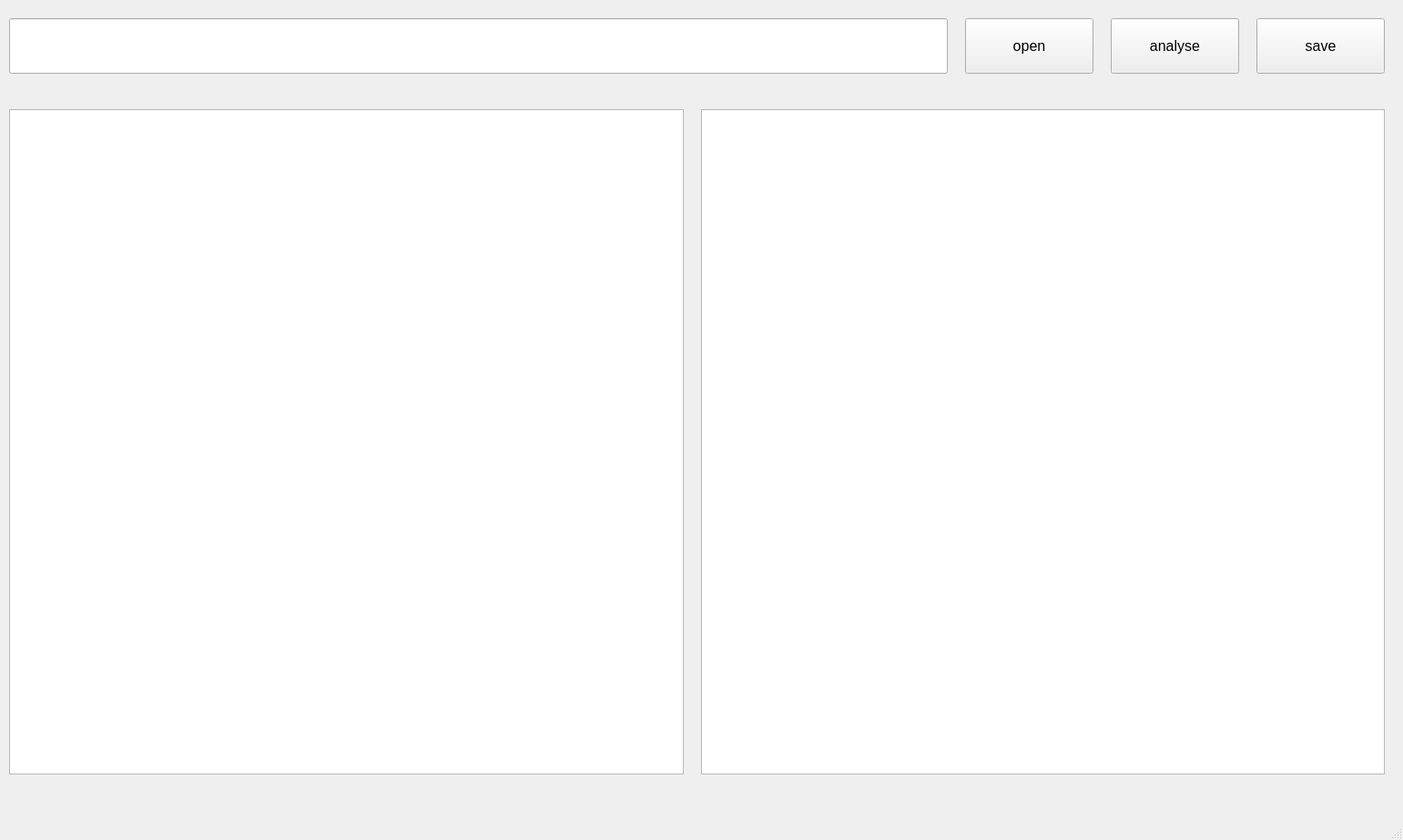
<?xml version="1.0" encoding="UTF-8"?>
<ui version="4.0">
 <class>MainWindow</class>
 <widget class="QMainWindow" name="MainWindow">
  <property name="geometry">
   <rect>
    <x>0</x>
    <y>0</y>
    <width>1541</width>
    <height>923</height>
   </rect>
  </property>
  <property name="windowTitle">
   <string>MainWindow</string>
  </property>
  <widget class="QWidget" name="centralwidget">
   <widget class="QLineEdit" name="lineEdit">
    <property name="geometry">
     <rect>
      <x>10</x>
      <y>20</y>
      <width>1031</width>
      <height>61</height>
     </rect>
    </property>
   </widget>
   <widget class="QPushButton" name="pushButton">
    <property name="geometry">
     <rect>
      <x>1060</x>
      <y>20</y>
      <width>141</width>
      <height>61</height>
     </rect>
    </property>
    <property name="font">
     <font>
      <pointsize>12</pointsize>
     </font>
    </property>
    <property name="text">
     <string>open</string>
    </property>
   </widget>
   <widget class="QPushButton" name="pushButton_2">
    <property name="geometry">
     <rect>
      <x>1220</x>
      <y>20</y>
      <width>141</width>
      <height>61</height>
     </rect>
    </property>
    <property name="font">
     <font>
      <pointsize>12</pointsize>
     </font>
    </property>
    <property name="text">
     <string>analyse</string>
    </property>
   </widget>
   <widget class="QPushButton" name="pushButton_3">
    <property name="geometry">
     <rect>
      <x>1380</x>
      <y>20</y>
      <width>141</width>
      <height>61</height>
     </rect>
    </property>
    <property name="font">
     <font>
      <pointsize>12</pointsize>
     </font>
    </property>
    <property name="text">
     <string>save</string>
    </property>
   </widget>
   <widget class="QTextEdit" name="textEdit">
    <property name="geometry">
     <rect>
      <x>10</x>
      <y>120</y>
      <width>741</width>
      <height>731</height>
     </rect>
    </property>
   </widget>
   <widget class="QTextEdit" name="textEdit_2">
    <property name="geometry">
     <rect>
      <x>770</x>
      <y>120</y>
      <width>751</width>
      <height>731</height>
     </rect>
    </property>
   </widget>
  </widget>
  <widget class="QMenuBar" name="menubar">
   <property name="geometry">
    <rect>
     <x>0</x>
     <y>0</y>
     <width>1541</width>
     <height>29</height>
    </rect>
   </property>
  </widget>
  <widget class="QStatusBar" name="statusbar"/>
 </widget>
 <resources/>
 <connections/>
</ui>
